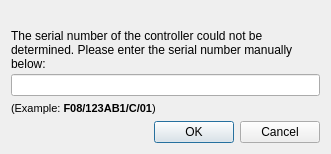
<ui version="4.0" >
 <class>getSerialNumberDialogClass</class>
 <widget class="QDialog" name="getSerialNumberDialogClass" >
  <property name="geometry" >
   <rect>
    <x>0</x>
    <y>0</y>
    <width>331</width>
    <height>154</height>
   </rect>
  </property>
  <property name="windowTitle" >
   <string>Serial Number Information</string>
  </property>
  <layout class="QVBoxLayout" >
   <item>
    <layout class="QVBoxLayout" >
     <item>
      <widget class="QLabel" name="icon" >
       <property name="sizePolicy" >
        <sizepolicy vsizetype="Minimum" hsizetype="Minimum" >
         <horstretch>0</horstretch>
         <verstretch>0</verstretch>
        </sizepolicy>
       </property>
       <property name="text" >
        <string/>
       </property>
      </widget>
     </item>
     <item>
      <widget class="QLabel" name="label" >
       <property name="sizePolicy" >
        <sizepolicy vsizetype="Expanding" hsizetype="Expanding" >
         <horstretch>0</horstretch>
         <verstretch>0</verstretch>
        </sizepolicy>
       </property>
       <property name="text" >
        <string>The serial number of the controller could not be determined. Please enter the serial number manually below:</string>
       </property>
       <property name="wordWrap" >
        <bool>true</bool>
       </property>
      </widget>
     </item>
    </layout>
   </item>
   <item>
    <widget class="QLineEdit" name="lineEdit" >
     <property name="inputMask" >
      <string/>
     </property>
    </widget>
   </item>
   <item>
    <widget class="QLabel" name="label_2" >
     <property name="text" >
      <string>&lt;html>&lt;head>&lt;meta name="qrichtext" content="1" />&lt;style type="text/css">
p, li { white-space: pre-wrap; }
&lt;/style>&lt;/head>&lt;body style=" font-family:'MS Shell Dlg 2'; font-size:8.25pt; font-weight:400; font-style:normal;">
&lt;p style=" margin-top:0px; margin-bottom:0px; margin-left:0px; margin-right:0px; -qt-block-indent:0; text-indent:0px;">(Example: &lt;span style=" font-weight:600;">F08/123AB1/C/01&lt;/span>)&lt;/p>&lt;/body>&lt;/html></string>
     </property>
    </widget>
   </item>
   <item>
    <widget class="QDialogButtonBox" name="buttonBox" >
     <property name="standardButtons" >
      <set>QDialogButtonBox::Cancel|QDialogButtonBox::NoButton|QDialogButtonBox::Ok</set>
     </property>
    </widget>
   </item>
  </layout>
 </widget>
 <layoutdefault spacing="6" margin="11" />
 <connections>
  <connection>
   <sender>buttonBox</sender>
   <signal>accepted()</signal>
   <receiver>getSerialNumberDialogClass</receiver>
   <slot>accept()</slot>
   <hints>
    <hint type="sourcelabel" >
     <x>183</x>
     <y>136</y>
    </hint>
    <hint type="destinationlabel" >
     <x>150</x>
     <y>150</y>
    </hint>
   </hints>
  </connection>
  <connection>
   <sender>buttonBox</sender>
   <signal>rejected()</signal>
   <receiver>getSerialNumberDialogClass</receiver>
   <slot>reject()</slot>
   <hints>
    <hint type="sourcelabel" >
     <x>298</x>
     <y>132</y>
    </hint>
    <hint type="destinationlabel" >
     <x>299</x>
     <y>147</y>
    </hint>
   </hints>
  </connection>
 </connections>
</ui>
